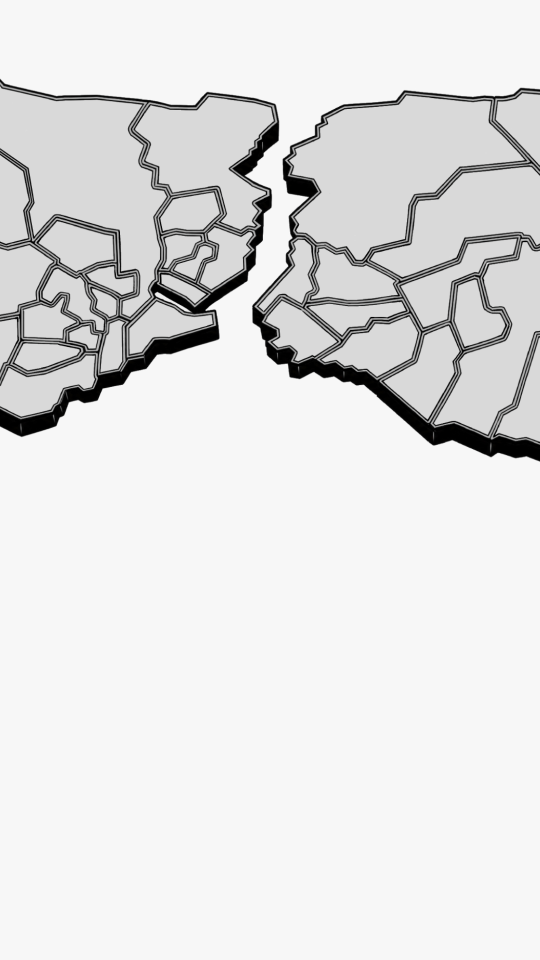
#> input picture assets/map/istanbul-map-mobile.png, 1080 x 1920 px (shown at 1/2 size)
$ python derive-mobile-map-svg.py '../Untitled - June 30, 2026 16.47.27 7.png'
#> lines starting #> are read from the running program, lines starting #| are printed output that depends on the picture
#!/usr/bin/env python3
"""
assets/map/istanbul-map-mobile.svg, derived from the landscape tracing.

The İstanbul map exists as two drawings of the SAME artwork: the landscape
assets/map/istanbul-map.png (5046x2300), which assets/map/istanbul-map.svg is
traced against 1:1, and the portrait assets/map/istanbul-map-mobile.png
(1080x1920) the flip book stops on, which had no tracing at all -- so nothing
on the portrait map could be pointed at or coloured.

The portrait drawing is not a redraw. It is the landscape one SCALED and
CROPPED into a 9:16 canvas, which is what makes this derivable rather than a
hand-tracing pass: there is a single affine that carries every polygon from
one frame to the other, and this script measures it rather than guessing it.

Two stages, and the second is the one that matters:

  1. A coarse FFT cross-correlation of the two drawings' ink, over a sweep of
     scales, to find roughly where the crop sits. This only has to land close.
  2. A refinement against the PORTRAIT ARTWORK ITSELF: the polygons' edges are
     densified into points, and the transform is fitted to minimise each
     point's distance to the nearest drawn line in istanbul-map-mobile.png
     (a distance transform, Huber-clipped so the wings cropped off the sides
     cannot drag the fit). That is the thing actually wanted -- hit regions
     landing on the borders the reader can see -- rather than a global image
     match that could be a pixel out everywhere and still score well.

  3. SNAPPING TO THE DRAWN FACES. The transformed tracing is good enough to
     say which district a patch of land belongs to, and not good enough to
     colour it: it was traced by hand through the middle of the drawn lines,
     so a fill laid on it spilled over the 3D edge into the sea on one side
     and fell short of the border on the other. So the shapes written out are
     not the tracing at all. Every flat patch of land tone in the portrait
     drawing (the face inside a district's drawn double line) is found, given
     to whichever traced shape covers most of it, grown one pixel into the
     line's antialiasing, and traced round its pixel edges. The tracing only
     decides WHO; the drawing decides WHERE. Every patch so far is at least
     90% inside one traced shape, so the vote is never close.

The scale comes out ANISOTROPIC by about 2% (sy/sx = 0.980): the portrait
canvas is not a plain zoom, it is a squeeze. A uniform-scale fit is visibly
worse (mean 0.79px against 0.61px, p90 2.17px against 1.28px), so the two
axes are fitted separately. A full six-parameter affine buys almost nothing
beyond that and starts fitting the thickness of the drawn lines, so it is
deliberately not used.

    python3 scripts/derive-mobile-map-svg.py            # write the SVG
    python3 scripts/derive-mobile-map-svg.py --report   # fit + residuals only

Needs numpy, scipy and pillow. It is developer tooling and is never loaded by
the site -- the site only ever reads the SVG this writes.
"""
import os, re, sys
import xml.etree.ElementTree as ET

import numpy as np
from PIL import Image, ImageDraw
from scipy.ndimage import binary_dilation, distance_transform_edt, label
from scipy.optimize import minimize

ROOT = os.path.join(os.path.dirname(os.path.abspath(__file__)), '..')
SRC_SVG = os.path.join(ROOT, 'assets', 'map', 'istanbul-map.svg')
SRC_PNG = os.path.join(ROOT, 'assets', 'map', 'istanbul-map.png')
DST_PNG = os.path.join(ROOT, 'assets', 'map', 'istanbul-map-mobile.png')
DST_SVG = os.path.join(ROOT, 'assets', 'map', 'istanbul-map-mobile.svg')

NS = 'http://www.w3.org/2000/svg'
W, H = 1080, 1920          # the portrait canvas, and so the output viewBox
INK = 150                  # below this is a drawn line rather than paper
EDGE_STEP = 6.0            # how finely a polygon edge is sampled, in source px
HUBER = 6.0                # px; past this a residual stops pulling on the fit


# ── reading the source tracing ──────────────────────────────────────────────

def parse_points(s):
    return np.array([float(v) for v in re.split(r'[\s,]+', s.strip())]).reshape(-1, 2)


def shapes():
    """Every drawn shape in the landscape tracing, in document order.

    Returned as (group_id, tag, attrib, geometry) where geometry is an Nx2
    array of points for a polygon, or the raw `d` string for the one path.
    """
    root = ET.parse(SRC_SVG).getroot()
    out = []
    for g in root:
        gid = g.get('id')
        for e in g:
            tag = e.tag.replace('{%s}' % NS, '')
            if tag == 'polygon':
                out.append((gid, tag, dict(e.attrib), parse_points(e.get('points'))))
            elif tag == 'path':
                out.append((gid, tag, dict(e.attrib), e.get('d')))
            else:
                raise SystemExit('unexpected element in the source tracing: ' + tag)
    return out


# The one path (Arnavutköy) is M/c/Z only -- absolute moveto, RELATIVE cubics.
# That distinction is the whole of transforming it correctly: an absolute point
# takes the translation, a relative delta must not.
PATH_TOKEN = re.compile(r'([MmZzCcLlHhVvSsQqTtAa])|(-?\d*\.?\d+(?:[eE][-+]?\d+)?)')


# [49 lines left out: functions path_points, transform_path, not called in this run]


def fmt(v):
    return ('%.2f' % v).rstrip('0').rstrip('.') or '0'


# ── fitting ─────────────────────────────────────────────────────────────────

# [28 lines left out: functions densify, coarse_scale, not called in this run]


def fit(verbose=True):
    """The transform carrying landscape tracing coordinates onto the portrait."""
#> called with verbose = True
    dist = distance_transform_edt(
        ~(np.asarray(Image.open(DST_PNG).convert('L')).astype(np.float32) < INK)
    ).astype(np.float32)
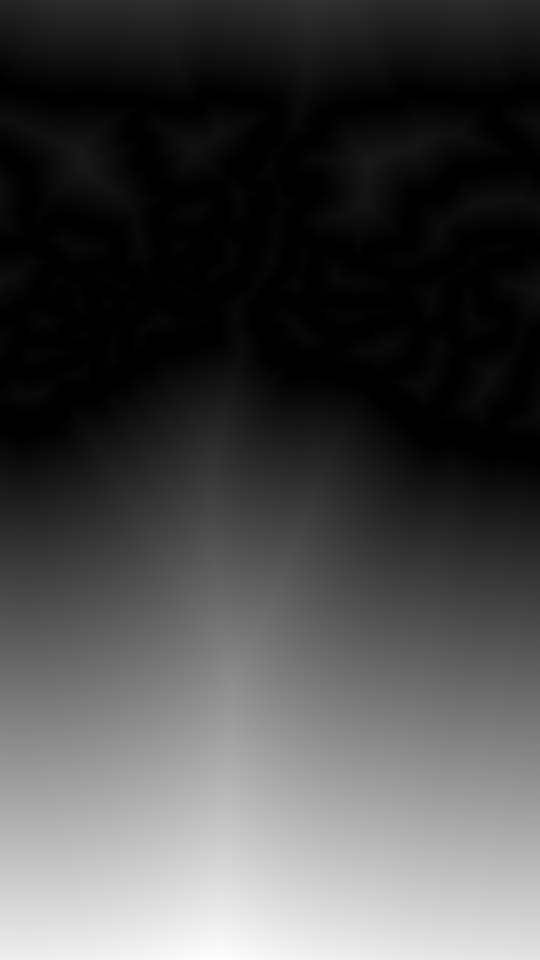
#> dist: shape (1920, 1080) float32 (shown at 1/2 size); min 0, max 1114.8, mean 317.3; drawn with min black and max white

    # Fitted on the drawn district borders alone. The unaccommodated shapes and
    # İstanbul Dışı are mostly off the crop, and the land beyond the city has
    # no border drawn inside the portrait frame to pull towards.
    pts = np.vstack([densify(G) for _g, tag, a, G in shapes()
                     if tag == 'polygon' and a.get('class') == 'neighborhood'])

    # [19 lines left out: functions sample, residuals, cost, not called in this run]

    s, dx, dy = coarse_scale()
    if verbose:
        print('coarse: s=%.3f dx=%.0f dy=%.0f' % (s, dx, dy))
    res = minimize(cost, [s, s, dx, dy], method='Nelder-Mead',
                   options=dict(xatol=1e-7, fatol=1e-10, maxiter=40000, maxfev=40000))
    sx, sy, tx, ty = res.x
    d, on = residuals(res.x)
    if verbose:
        print('fit:    sx=%.6f sy=%.6f tx=%.4f ty=%.4f  (sy/sx=%.4f)' % (sx, sy, tx, ty, sy / sx))
        print('        %d/%d sampled border points land inside the crop' % (on.sum(), len(pts)))
        print('        distance to the nearest drawn line: mean %.2fpx  p90 %.2fpx  p99 %.2fpx'
              % (d.mean(), np.percentile(d, 90), np.percentile(d, 99)))
    return (sx, sy, tx, ty), (d.mean(), np.percentile(d, 90))


# ── snapping to the drawn faces (stage 3) ───────────────────────────────────

FACE = 217                 # the land tone a district's face is drawn in
FACE_TOL = 25              # how far off it a pixel may be and still be face
MIN_PIECE = 40             # px; smaller patches are specks of antialiasing
GROW = 1                   # px into the drawn line, to cover its antialiasing
SIMPLIFY = 0.7             # px; Douglas-Peucker tolerance on the traced edge

# ── the rims (stage 4) ──
# A district's border is drawn as a double line: black, a gray band, black.
# The rim is that gray band, and only it -- the two black lines stay black.
# Measured, the band is a thin stripe everywhere it is drawn (at most ~4px
# from its own middle), coasts included; the 3D side under a coast is pure
# black, so it is never mistaken for band.
BAND_LO, BAND_HI = 90, 200 # the band's tone; black is below, the face above
RIM_REACH = 7              # px from a district's face that its rim may run


# [37 lines left out: function crack_loops, not called in this run]


def signed_area(R):
    x, y = R[:, 0], R[:, 1]
    return 0.5 * float((x * np.roll(y, -1) - np.roll(x, -1) * y).sum())


# [109 lines left out: functions douglas_peucker, simplify_loop, snap_to_faces, rims, on_canvas, not called in this run]


HEADER = '''<?xml version="1.0" encoding="UTF-8"?>
<!-- Hit-region overlay for assets/map/istanbul-map-mobile.png (the 1080x1920
     portrait İstanbul drawing the flip book stops on at slide 12), so the
     viewBox below is that image's own pixel grid.

     GENERATED. Do not hand-edit: run scripts/derive-mobile-map-svg.py, which
     re-measures the transform against the artwork itself and rewrites this
     file. The source of truth for the shapes is assets/map/istanbul-map.svg,
     traced 1:1 over the LANDSCAPE assets/map/istanbul-map.png (5046x2300);
     every id, class, data-neighborhood and data-name here is carried over
     from it untouched. Fix which district is which there, then re-run this.

     THE OUTLINES ARE THE DRAWING'S, NOT THE TRACING'S. The tracing, carried
     over by the transform below, only decides which district a patch of land
     belongs to. Each shape written here is the flat land face inside that
     district's drawn double line in istanbul-map-mobile.png, found by its
     tone and traced round its pixel edges, so a fill laid on it stops exactly
     at the drawn border and never spills over the 3D edge into the sea. A
     district drawn in several pieces has one polygon per piece, the extra
     ones named id-2, id-3 and carrying the district in data-neighborhood.

     Note for editors: no double hyphen anywhere in these comments. This file
     is parsed as XML, not HTML, and XML ends a comment at the first one.
     That goes for the script that writes this header too.

     THE TRANSFORM. The portrait drawing is the landscape one scaled and
     cropped, so each point is carried over by
         x' = x * {sx:.6f} + ({tx:.4f})
         y' = y * {sy:.6f} + ({ty:.4f})
     The two scales differ by about 2 percent: the portrait canvas is a
     squeeze and not a plain zoom, and fitting one scale to both axes leaves
     the borders visibly off. Measured against the portrait artwork's own ink,
     the traced borders land a mean of {mean:.2f}px from the drawn line they
     belong to, p90 {p90:.2f}px, on a 1080 wide canvas.

     HOW IT MUST BE DRAWN. istanbul-map-mobile.png is laid in with cover
     (project.html's own FIT), which crops about 9 percent off each side on a
     390x844 phone. The SVG equivalent of cover with a centred image is
     preserveAspectRatio="xMidYMid slice", and NOT the xMidYMin meet that
     kutuphane-map-mobile.svg carries, because that map is fitted with contain
     and hung from the top of the screen. Draw this one any other way and
     every region is mis-aimed by the amount the fits disagree.

     WHAT THE CROP LEAVES OUT. The portrait frame is the middle of the city:
     the two wings of the landscape drawing run off the sides, so these are
     absent from this file entirely rather than present and unreachable.
     Gone: {dropped}.
     A district reaching only part way in ({partial}) is kept
     whole and clipped by the viewBox, which is what the drawing does too.

     fill="none" and no stroke: the artwork is already drawn in the image
     underneath, these are only the shapes you can point at and colour. The visible
     tints come from the .neighborhood rules in the page that uses it.
-->
'''


def main():
    report_only = '--report' in sys.argv
    (sx, sy, tx, ty), (res_mean, res_p90) = fit()

    kept, dropped, partial = [], [], []
    for gid, tag, attrib, geom in shapes():
        if tag == 'polygon':
            Q = np.column_stack([geom[:, 0] * sx + tx, geom[:, 1] * sy + ty])
        else:
            P = path_points(geom)
            Q = np.column_stack([P[:, 0] * sx + tx, P[:, 1] * sy + ty])
        name = attrib.get('data-name') or attrib.get('id')
        if not on_canvas(Q):
            dropped.append(name)
            continue
        inside = ((Q[:, 0] >= 0) & (Q[:, 0] <= W) & (Q[:, 1] >= 0) & (Q[:, 1] <= H)).mean()
        if inside < 0.999:
            partial.append(name)
        kept.append((gid, tag, attrib, Q if tag == 'polygon' else geom, Q))

    print('kept %d shapes, dropped %d off the crop: %s' % (len(kept), len(dropped), ', '.join(dropped)))
    print('partly on the crop (kept whole, clipped by the viewBox): %s' % ', '.join(partial))
    if report_only:
        return

    out = [HEADER.format(sx=sx, sy=sy, tx=tx, ty=ty, mean=res_mean, p90=res_p90,
                         dropped=', '.join(dropped),
                         partial=', '.join(partial))]
    snapped = snap_to_faces(kept)
    pts_attr = lambda P: ' '.join('%s %s' % (fmt(x), fmt(y)) for x, y in P)
    out.append('<svg xmlns="http://www.w3.org/2000/svg" viewBox="0 0 %d %d">\n' % (W, H))
    for i, (gid, tag, attrib, geom, _Q) in enumerate(kept):
        out.append('  <g id="%s">\n' % gid)
        rings = snapped.get(i)
        # A shape that owns a drawn face is written as that face, one polygon
        # per piece; the extra pieces carry the district in data-neighborhood
        # (the page reads that before the id, as it already does for Şişli).
        for n, ring in enumerate(rings or [None]):
            bits = []
            for k, v in attrib.items():
                if k in ('points', 'd'):
                    continue
                if k == 'id' and n:
                    v = '%s-%d' % (v, n + 1)
                bits.append('%s="%s"' % (k, v))
                if k == 'id':
                    if ring is not None:
                        bits.append('points="%s"' % pts_attr(ring))
                    elif tag == 'polygon':
                        bits.append('points="%s"' % pts_attr(geom))
                    else:
                        bits.append('d="%s"' % transform_path(geom, sx, sy, tx, ty))
            if n and 'data-neighborhood' not in attrib:
                bits.append('data-neighborhood="%s"' % attrib['id'])
            out.append('    <%s %s/>\n' % ('polygon' if ring is not None else tag, ' '.join(bits)))
        out.append('  </g>\n')
    # The rims, after every face so they are drawn over a face's one pixel
    # of growth into the line. They carry data-rim and no id and no
    # data-neighborhood on purpose: whatever colours or presses a district
    # reads those two, and a rim is neither -- the page colours it only
    # when it means to.
    g = np.asarray(Image.open(DST_PNG).convert('L')).astype(int)
    out.append('  <g id="rims">\n')
    for i, loops in sorted(rims(snap_to_faces.masks, g).items()):
        d = kept[i][2].get('data-neighborhood') or kept[i][2].get('id')
        path = ' '.join('M' + ' '.join('%s %s' % (fmt(x), fmt(y)) for x, y in L) + 'Z' for L in loops)
        out.append('    <path data-rim="%s" fill-rule="evenodd" d="%s"/>\n' % (d, path))
    out.append('  </g>\n')
    out.append('</svg>\n')

    with open(DST_SVG, 'w', encoding='utf-8') as f:
        f.write(''.join(out))
    print('wrote', os.path.relpath(DST_SVG, ROOT))


if __name__ == '__main__':
#> (the run stopped early here; a loop or call above may not have finished)
